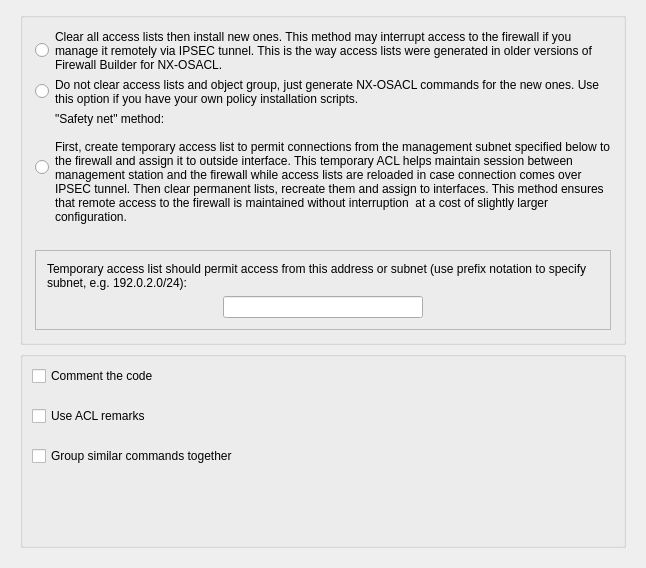
     <widget class="QWidget" name="script_options_tab">
      <attribute name="title">
       <string>Script Options</string>
      </attribute>
      <layout class="QGridLayout">
       <property name="leftMargin">
        <number>20</number>
       </property>
       <property name="topMargin">
        <number>12</number>
       </property>
       <property name="rightMargin">
        <number>20</number>
       </property>
       <property name="bottomMargin">
        <number>20</number>
       </property>
       <item row="1" column="0">
        <widget class="QGroupBox" name="frame170">
         <property name="sizePolicy">
          <sizepolicy hsizetype="Expanding" vsizetype="Expanding">
           <horstretch>0</horstretch>
           <verstretch>0</verstretch>
          </sizepolicy>
         </property>
         <property name="title">
          <string/>
         </property>
         <layout class="QGridLayout" name="gridLayout_7">
          <property name="verticalSpacing">
           <number>20</number>
          </property>
          <item row="0" column="0">
           <widget class="QCheckBox" name="nxosacl_include_comments">
            <property name="toolTip">
             <string>Insert comments into generated NX-OSACL configuration file</string>
            </property>
            <property name="text">
             <string>Comment the code</string>
            </property>
           </widget>
          </item>
          <item row="1" column="0">
           <widget class="QCheckBox" name="nxosacl_use_acl_remarks">
            <property name="toolTip">
             <string>Insert comments into generated NX-OSACL configuration file</string>
            </property>
            <property name="text">
             <string>Use ACL remarks</string>
            </property>
           </widget>
          </item>
          <item row="2" column="0">
           <widget class="QCheckBox" name="nxosacl_regroup_commands">
            <property name="toolTip">
             <string>Group NX-OSACL commands in the script so that similar commands appear next to each other, just like NX-OSACL does it when you use 'show config'</string>
            </property>
            <property name="text">
             <string>Group similar commands together</string>
            </property>
           </widget>
          </item>
          <item row="3" column="0">
           <spacer name="verticalSpacer">
            <property name="orientation">
             <enum>Qt::Orientation::Vertical</enum>
            </property>
            <property name="sizeHint" stdset="0">
             <size>
              <width>20</width>
              <height>70</height>
             </size>
            </property>
           </spacer>
          </item>
         </layout>
        </widget>
       </item>
       <item row="0" column="0">
        <widget class="QGroupBox" name="buttonGroup10">
         <property name="sizePolicy">
          <sizepolicy hsizetype="Preferred" vsizetype="Expanding">
           <horstretch>0</horstretch>
           <verstretch>0</verstretch>
          </sizepolicy>
         </property>
         <property name="title">
          <string/>
         </property>
         <layout class="QGridLayout">
          <property name="leftMargin">
           <number>12</number>
          </property>
          <property name="topMargin">
           <number>12</number>
          </property>
          <property name="rightMargin">
           <number>12</number>
          </property>
          <property name="bottomMargin">
           <number>12</number>
          </property>
          <property name="spacing">
           <number>6</number>
          </property>
          <item row="0" column="1">
           <widget class="QLabel" name="textLabel2_3">
            <property name="text">
             <string>Clear all access lists then install new ones. This method may interrupt access to the firewall if you manage it remotely via IPSEC tunnel. This is the way access lists were generated in older versions of Firewall Builder for NX-OSACL.</string>
            </property>
            <property name="alignment">
             <set>Qt::AlignmentFlag::AlignVCenter</set>
            </property>
            <property name="wordWrap">
             <bool>true</bool>
            </property>
            <property name="buddy">
             <cstring>nxosacl_acl_basic</cstring>
            </property>
           </widget>
          </item>
          <item row="1" column="1">
           <widget class="QLabel" name="textLabel3">
            <property name="focusPolicy">
             <enum>Qt::FocusPolicy::ClickFocus</enum>
            </property>
            <property name="text">
             <string>Do not clear access lists and object group, just generate NX-OSACL commands for the new ones. Use this option if you have your own policy installation scripts.</string>
            </property>
            <property name="alignment">
             <set>Qt::AlignmentFlag::AlignVCenter</set>
            </property>
            <property name="wordWrap">
             <bool>true</bool>
            </property>
            <property name="buddy">
             <cstring>nxosacl_acl_no_clear</cstring>
            </property>
           </widget>
          </item>
          <item row="3" column="1">
           <spacer>
            <property name="orientation">
             <enum>Qt::Orientation::Vertical</enum>
            </property>
            <property name="sizeType">
             <enum>QSizePolicy::Policy::Expanding</enum>
            </property>
            <property name="sizeHint" stdset="0">
             <size>
              <width>20</width>
              <height>20</height>
             </size>
            </property>
           </spacer>
          </item>
          <item row="2" column="1">
           <widget class="QLabel" name="textLabel4">
            <property name="text">
             <string>&quot;Safety net&quot; method:

First, create temporary access list to permit connections from the management subnet specified below to the firewall and assign it to outside interface. This temporary ACL helps maintain session between management station and the firewall while access lists are reloaded in case connection comes over IPSEC tunnel. Then clear permanent lists, recreate them and assign to interfaces. This method ensures that remote access to the firewall is maintained without interruption  at a cost of slightly larger configuration.</string>
            </property>
            <property name="alignment">
             <set>Qt::AlignmentFlag::AlignVCenter</set>
            </property>
            <property name="wordWrap">
             <bool>true</bool>
            </property>
            <property name="buddy">
             <cstring>nxosacl_acl_substitution</cstring>
            </property>
           </widget>
          </item>
          <item row="4" column="0" colspan="2">
           <widget class="QFrame" name="frame5">
            <property name="frameShape">
             <enum>QFrame::Shape::StyledPanel</enum>
            </property>
            <property name="frameShadow">
             <enum>QFrame::Shadow::Sunken</enum>
            </property>
            <layout class="QGridLayout">
             <property name="leftMargin">
              <number>11</number>
             </property>
             <property name="topMargin">
              <number>11</number>
             </property>
             <property name="rightMargin">
              <number>11</number>
             </property>
             <property name="bottomMargin">
              <number>11</number>
             </property>
             <item row="0" column="0" colspan="3">
              <widget class="QLabel" name="nxosacl_acl_temp_lbl">
               <property name="text">
                <string>Temporary access list should permit access from this address or subnet (use prefix notation to specify subnet, e.g. 192.0.2.0/24):</string>
               </property>
               <property name="alignment">
                <set>Qt::AlignmentFlag::AlignVCenter</set>
               </property>
               <property name="wordWrap">
                <bool>true</bool>
               </property>
              </widget>
             </item>
             <item row="1" column="2">
              <spacer>
               <property name="orientation">
                <enum>Qt::Orientation::Horizontal</enum>
               </property>
               <property name="sizeType">
                <enum>QSizePolicy::Policy::Expanding</enum>
               </property>
               <property name="sizeHint" stdset="0">
                <size>
                 <width>120</width>
                 <height>20</height>
                </size>
               </property>
              </spacer>
             </item>
             <item row="1" column="1">
              <widget class="QLineEdit" name="nxosacl_acl_temp_addr">
               <property name="sizePolicy">
                <sizepolicy hsizetype="Fixed" vsizetype="Fixed">
                 <horstretch>0</horstretch>
                 <verstretch>0</verstretch>
                </sizepolicy>
               </property>
               <property name="minimumSize">
                <size>
                 <width>200</width>
                 <height>0</height>
                </size>
               </property>
               <property name="maximumSize">
                <size>
                 <width>120</width>
                 <height>32767</height>
                </size>
               </property>
              </widget>
             </item>
             <item row="1" column="0">
              <spacer>
               <property name="orientation">
                <enum>Qt::Orientation::Horizontal</enum>
               </property>
               <property name="sizeType">
                <enum>QSizePolicy::Policy::Expanding</enum>
               </property>
               <property name="sizeHint" stdset="0">
                <size>
                 <width>110</width>
                 <height>20</height>
                </size>
               </property>
              </spacer>
             </item>
            </layout>
           </widget>
          </item>
          <item row="0" column="0">
           <widget class="QRadioButton" name="nxosacl_acl_basic">
            <property name="sizePolicy">
             <sizepolicy hsizetype="Fixed" vsizetype="Fixed">
              <horstretch>0</horstretch>
              <verstretch>0</verstretch>
             </sizepolicy>
            </property>
            <property name="text">
             <string/>
            </property>
           </widget>
          </item>
          <item row="1" column="0">
           <widget class="QRadioButton" name="nxosacl_acl_no_clear">
            <property name="sizePolicy">
             <sizepolicy hsizetype="Fixed" vsizetype="Fixed">
              <horstretch>0</horstretch>
              <verstretch>0</verstretch>
             </sizepolicy>
            </property>
            <property name="text">
             <string/>
            </property>
           </widget>
          </item>
          <item row="2" column="0">
           <widget class="QRadioButton" name="nxosacl_acl_substitution">
            <property name="sizePolicy">
             <sizepolicy hsizetype="Fixed" vsizetype="Fixed">
              <horstretch>0</horstretch>
              <verstretch>0</verstretch>
             </sizepolicy>
            </property>
            <property name="text">
             <string/>
            </property>
           </widget>
          </item>
         </layout>
        </widget>
       </item>
      </layout>
     </widget>
